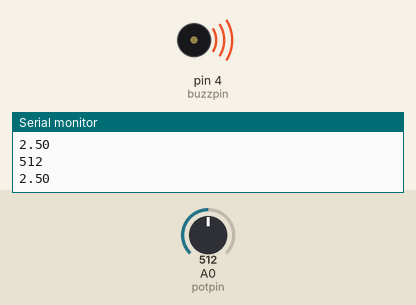
A sketch run on a simulated Arduino Uno, built with avr-gcc and run on an emulated ATmega328P. On the bench: buzzer (waves = sounding, pin HIGH), the last lines printed to the serial monitor. The inputs (shaded band) are chosen by the test bench; at power-on: A0 (potpin) = 512.

Above: at 1.2 s.
1.3 s: A0 (potpin) set to 707
2.8 s: A0 (potpin) set to 726
At 4.1 s:
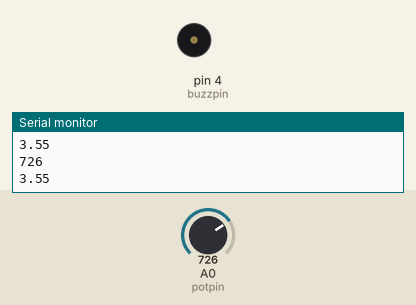
4.4 s: A0 (potpin) set to 716
At 5.7 s:
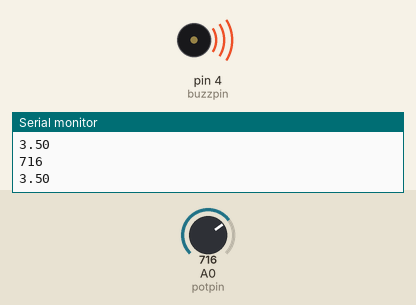
6.0 s: A0 (potpin) set to 900
At 7.6 s:
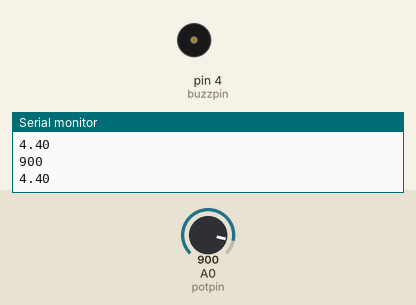
Timing chart, 0 to 8.6 s (numbered marks = the images above; inputs shaded):
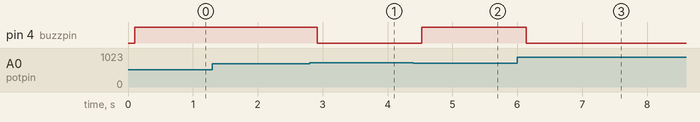

The sketch:

active_buzzer_using_the_potentiometer.ino
```cpp
int potpin=A0;
int buzzpin=4;
int potval;
float V2;
void setup() {
  // put your setup code here, to run once:
pinMode(potpin,INPUT);
pinMode(buzzpin,OUTPUT);
Serial.begin(9600);
}

void loop() {
  // put your main code here, to run repeatedly:
potval=analogRead(potpin);
Serial.println(potval);
V2=(5./1023.)*potval;
Serial.println(V2);
delay(100);
if (V2>=2.5 && V2<=3.5){
  digitalWrite(buzzpin,HIGH);
}

if (V2>3.5){
  digitalWrite(buzzpin,LOW);
}
}
```

Measured:
- the behaviour switches between 716 and 717 on A0 (potpin) (found by bisection; images 0 and 1)
- after the input at 2.8 s, pin 4 (buzzpin): HIGH → LOW after 0.12 s
- after the input at 4.4 s, pin 4 (buzzpin): LOW → HIGH after 0.13 s
- after the input at 6.0 s, pin 4 (buzzpin): HIGH → LOW after 0.14 s
